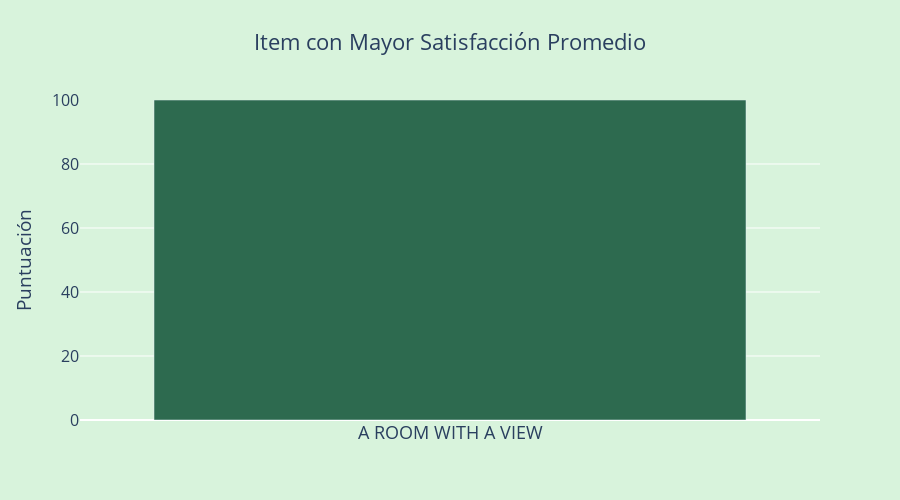

Write notebook code for a chart like this one.
### Code cell
import plotly.graph_objects as go

# Calcular satisfacción media por ítem
df["satisfaccion"] = df[[
    "review_scores_accuracy",
    "review_scores_cleanliness",
    "review_scores_communication",
    "review_scores_location",
    "review_scores_checkin"
]].mean(axis=1)

# Obtener fila con mayor satisfacción
top_row = df.loc[df["satisfaccion"].idxmax()]
item_name = top_row['name']
satisfaccion_score = round(top_row['satisfaccion'], 1)

# Gráfico
fig = go.Figure(go.Bar(
    x=[item_name],
    y=[satisfaccion_score],
    marker_color='#2D6A4F',
    text=[f"{satisfaccion_score}"],
    textposition='outside',
    textfont=dict(size=20, color='black')  # Tamaño del número
))

# Layout
fig.update_layout(
    title="Item con Mayor Satisfacción Promedio",
    title_x=0.5,
    plot_bgcolor='#D8F3DC',
    paper_bgcolor='#D8F3DC',
    yaxis=dict(
        title='Puntuación',
        range=[0, 100]
    ),
    xaxis=dict(
        title='',
        tickfont=dict(size=18),  # Tamaño del nombre del ítem
    ),
    font=dict(size=16),
    height=500,
    width=900
)

fig.show()

### Figure 1 — Plotly figure (JSON) as saved in the notebook; plotly's stock layout.template omitted (floating-point values rounded to 4 significant figures)
{"data": [{"marker": {"color": "#2D6A4F"}, "text": ["100.0"], "textfont": {"color": "black", "size": 20}, "textposition": "outside", "type": "bar", "x": ["A ROOM WITH A VIEW"], "y": [100]}], "layout": {"font": {"size": 16}, "height": 500, "paper_bgcolor": "#D8F3DC", "plot_bgcolor": "#D8F3DC", "title": {"text": "Item con Mayor Satisfacción Promedio", "x": 0.5}, "width": 900, "xaxis": {"tickfont": {"size": 18}, "title": {"text": ""}}, "yaxis": {"range": [0, 100], "title": {"text": "Puntuación"}}}}
